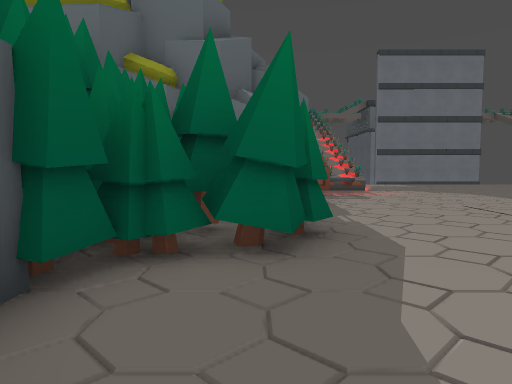
view 1 (above)

21 first-person views from a walk through a 3-D level made in the Godot game engine. The camera is 1.4 m above the floor, tilts 4° down and sees 70° across. The floor is counted in squares, 2 m on a side. Each view is taken from the middle of a square. On the plan, view 1 faces up. The plan holds only what a view shows up to about 11 squares ahead; the rest is blank. The place goes on beyond the plan. Characters and animated objects are not drawn. Some surface patterns are stand-ins.

view 2
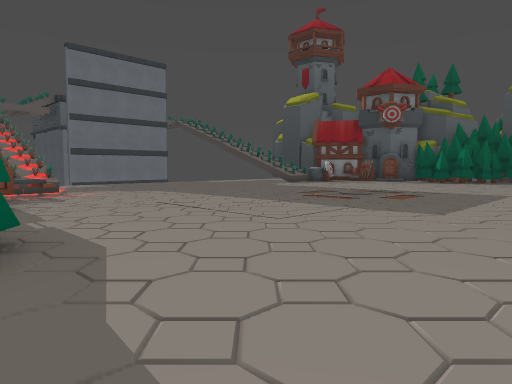

view 3
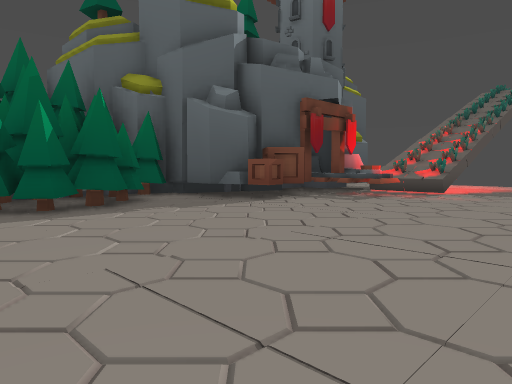

view 4
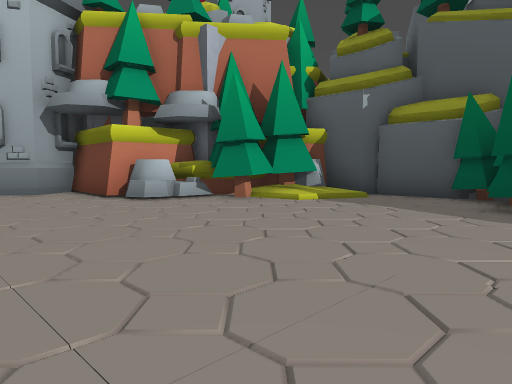

view 5
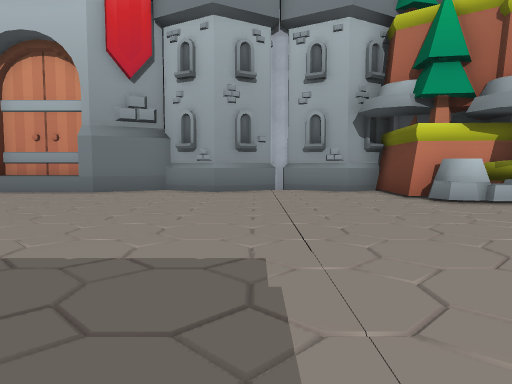

view 6
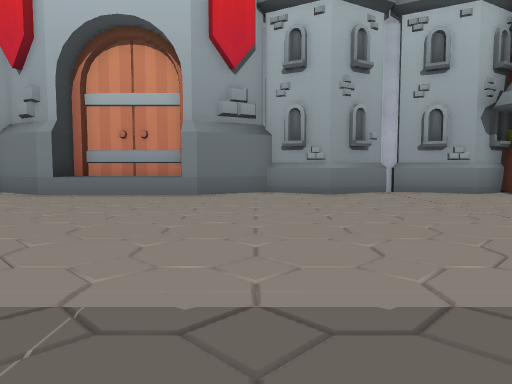

view 7
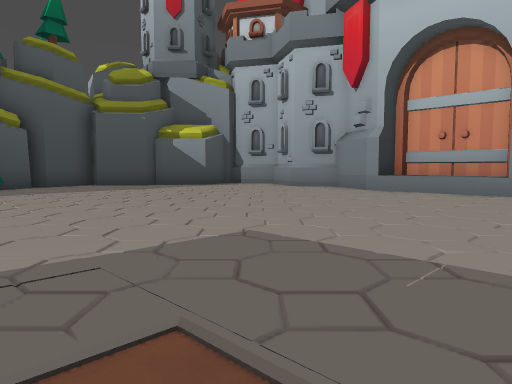

view 8
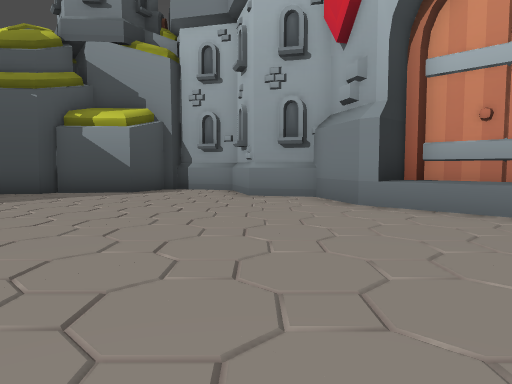

view 9
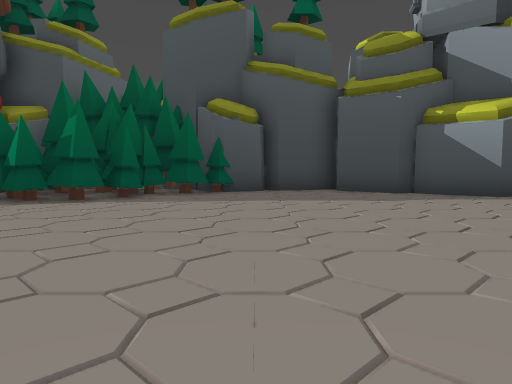

view 10
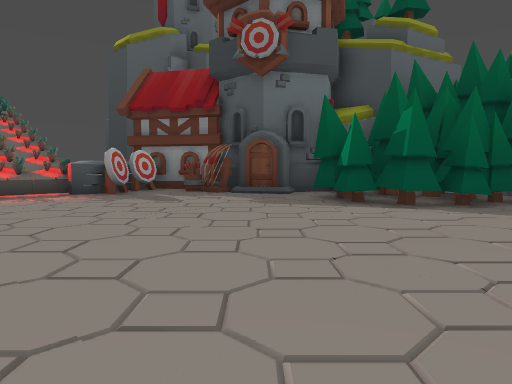

view 11
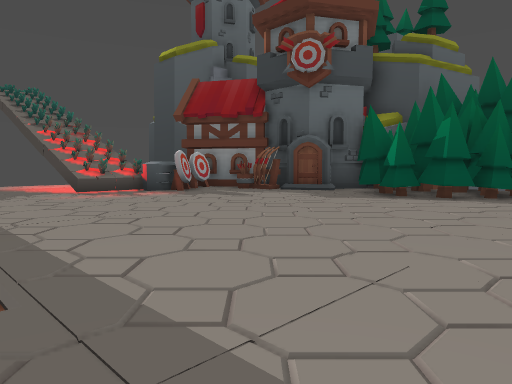

view 12
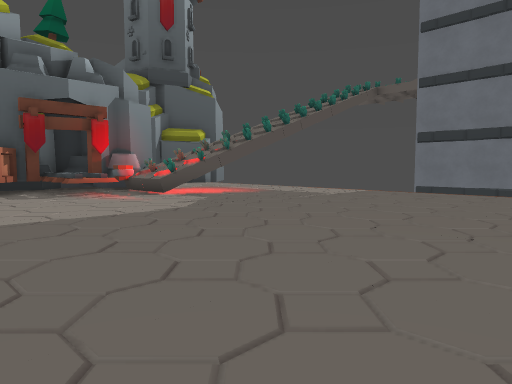

view 13
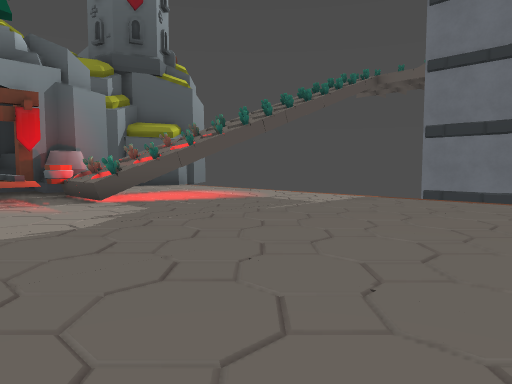

view 14
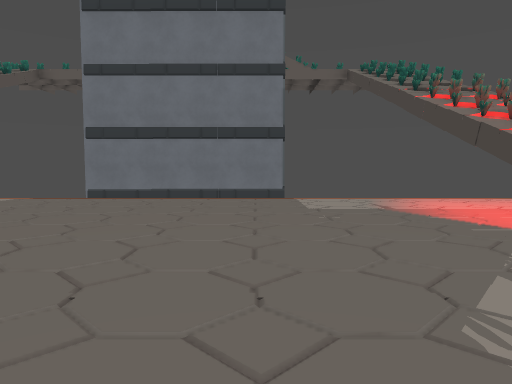

view 15
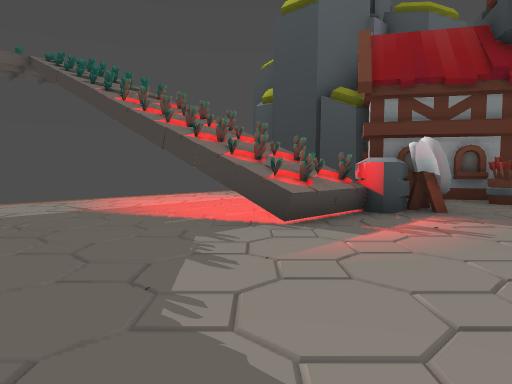

view 16
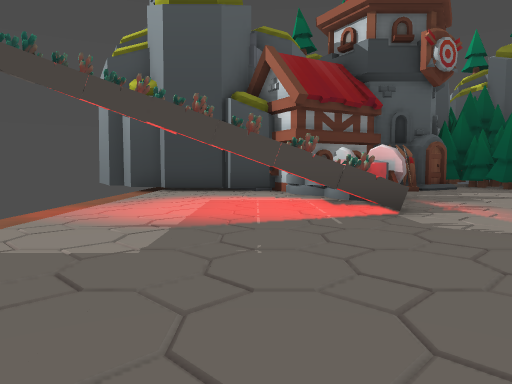

view 17
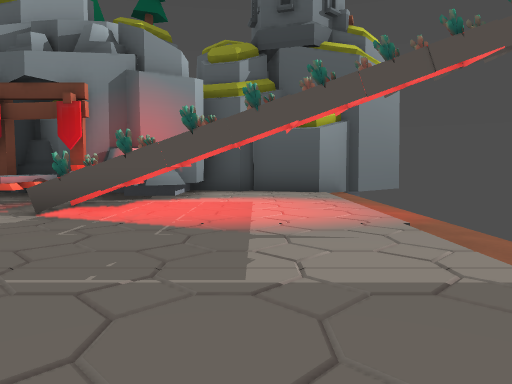

view 18
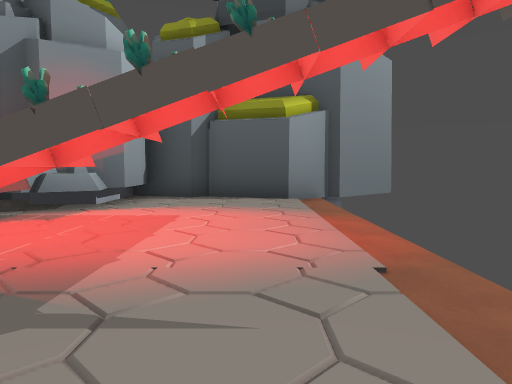

view 19
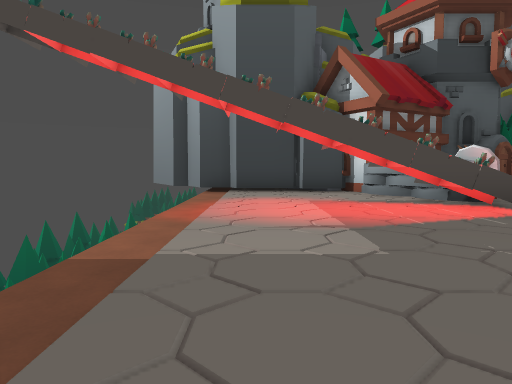

view 20
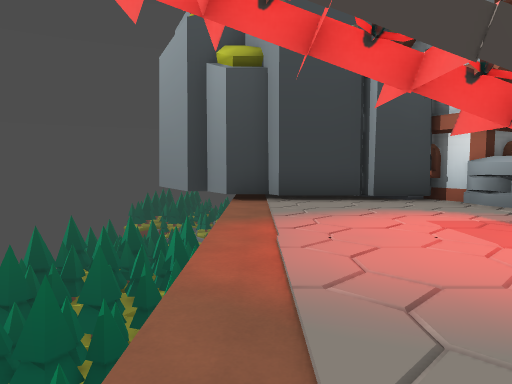

view 21
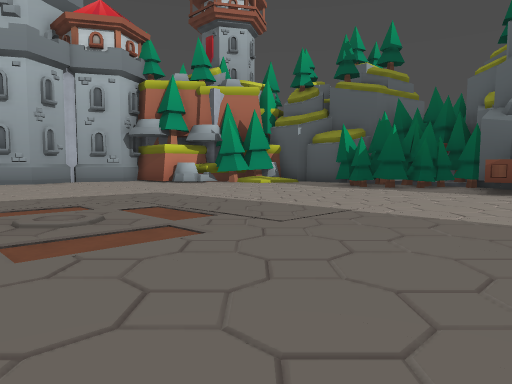

### Floor plan
Key: @ floor where view 1 was taken; # wall or solid block; . main floor; : floor 0.25 m higher than the main floor; / step, stairs or slope; = window, fence, low wall or low ledge; ^ raised ledge; v drop or lower ground; T tree.
Columns run from 3 left of view 1 to 25 right of it. Each row starts with its distance up from view 1.
 21 v         ######v         v
 20 #v                      v##
 19 ##                      ##
 18  ##.....................#
 17  ##.....................#
 16  #......................#
 15  #...##............##..##
 14  ######............##.##
 13   ###^^............^^####
 12   ###==..............#..#
 11   ###^=................##
 10   ###...................##
  9  ####.................../#
  8  #.......................TT
  7 TTT.....::::...........TTTTT
  6 TTTTT...::::.//........TTTTTT
  5 TTTTT...................TTTT
  4 TTTT.....................TTT
  3  T........................TT
  2  #.........................#
  1  #/........................#
  0  ##@/......................#
 -1   #TT.....................##
 -2   ##TTT...................#
 -3      TT..................##
 -4      T#..................#
 -5       #.......#^^^#......#
 -6       ##########^^########

Positions as (right, up) in squares from view 1, and headings:
1: (0, 0), facing up
2: (0, 0), facing up-right
3: (7, 3), facing up-left
4: (7, 5), facing down-left
5: (7, 5), facing down
6: (10, 4), facing down
7: (10, 5), facing down-right
8: (12, 1), facing down-right
9: (13, 2), facing right
10: (14, 3), facing up-right
11: (12, 3), facing up-right
12: (12, 8), facing up-left
13: (11, 10), facing up-left
14: (12, 10), facing up
15: (12, 10), facing up-right
16: (10, 15), facing right
17: (9, 16), facing left
18: (7, 17), facing left
19: (10, 17), facing right
20: (13, 18), facing right
21: (12, 11), facing down-left
